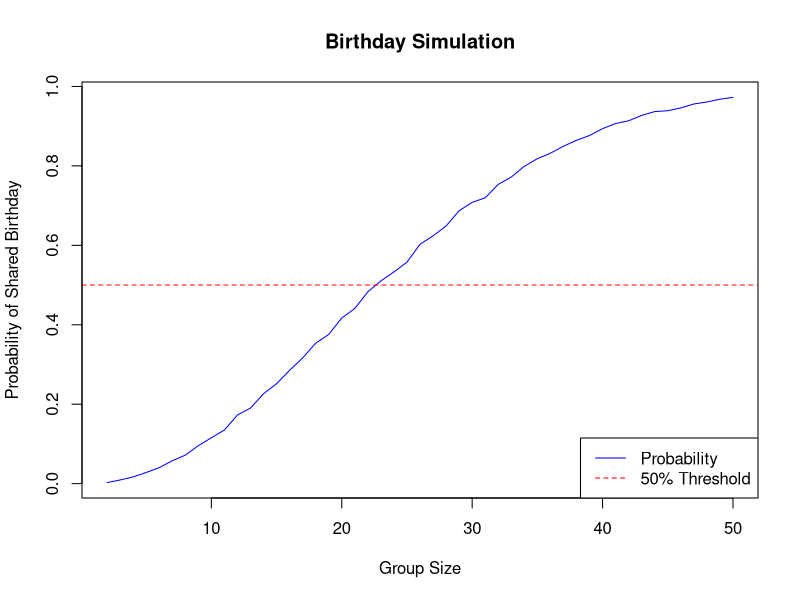

Reproduce this figure in R.
## ---- chunk 1
# Function to check for duplicate birthdays
has_duplicates <- function(n) {
  birthdays <- sample(1:365, n, replace = TRUE)
  return(any(duplicated(birthdays)))
}

# Parameters
group_sizes <- 2:50
n_simulations <- 10000
probs <- numeric(length(group_sizes))

# Run simulations for each group size
for (i in seq_along(group_sizes)) {
  n <- group_sizes[i]
  results <- replicate(n_simulations, has_duplicates(n))
  probs[i] <- mean(results)
}

# Plot 
plot(group_sizes, probs, type = "l", col = "blue",
     xlab = "Group Size",
     ylab = "Probability of Shared Birthday",
     main = "Birthday Simulation")
abline(h = 0.5, col = "red", lty = 2)
legend("bottomright", legend = c("Probability", "50% Threshold"),
       col = c("blue", "red"), lty = c(1, 2))

